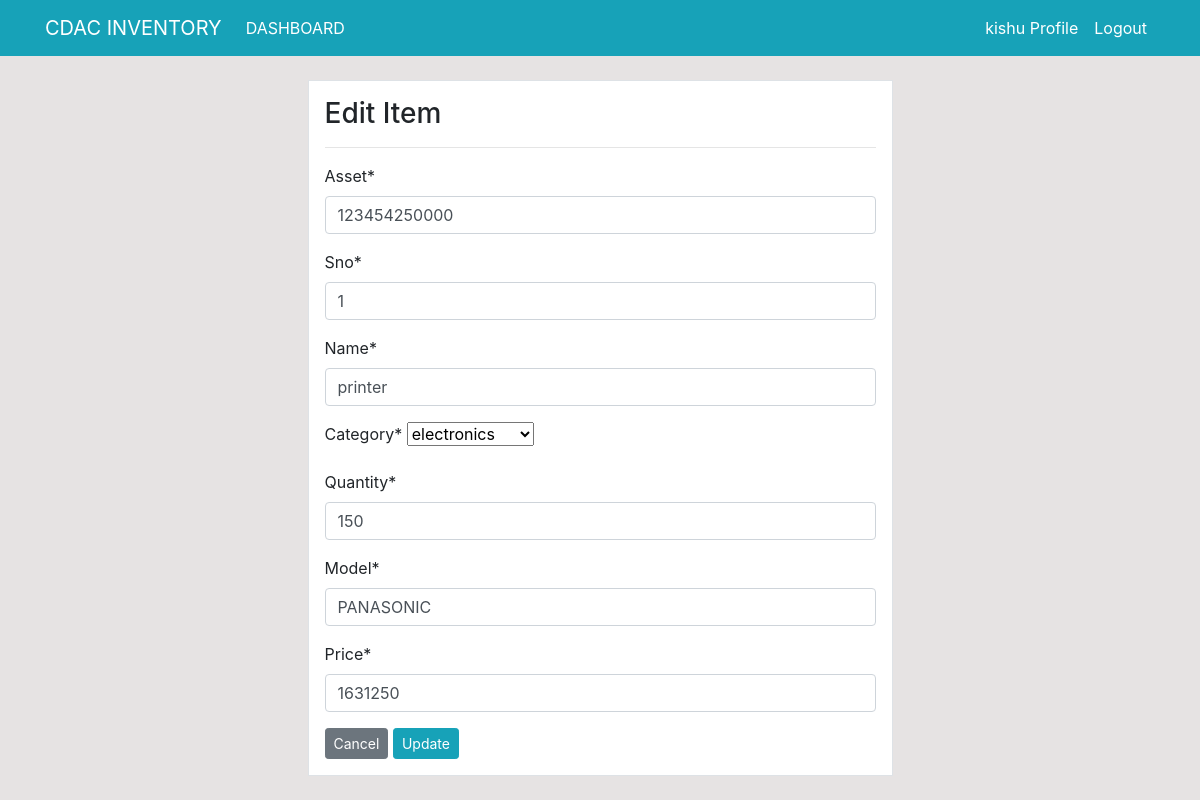
Screenshot of /product/update/24/ (signed in) with the database file from the repository.
### dashboard/models.py (models this page shows, shortened)
class Product(models.Model):
    asset=models.CharField(max_length=30,null=True)
    sno=models.CharField(max_length=15,null=True)
    name=models.CharField(max_length=100,null=True)
    category=models.CharField(max_length=20,choices=category,null=True)
    quantity=models.PositiveIntegerField(null=True)
    model=models.CharField(max_length=300,null=True)
    qr_code = models.ImageField(upload_to='qr_codes/', blank=True, null=True)
    price=models.CharField(max_length=20, default='Rs 0')
    class Meta:
        verbose_name_plural='Product'

### dashboard/views.py (the view)
# urls.py: path('product/update/<int:pk>/',views.product_update,name='dashboard-product-update'),
@login_required
def product_update(request,pk):
    item=Product.objects.get(id=pk)
    if request.method=='POST':
        form=ProductForm(request.POST,instance=item)
        if form.is_valid():
            form.save()
            return redirect('dashboardproduct')
    else:
        form=ProductForm(instance=item)
    context={
        'form':form
    }
    return render(request,'dashboard/product_update.html',context)

### dashboard/forms.py (shortened to what this page needs)
class ProductForm(forms.ModelForm):
    class Meta:
        model=Product
        fields=['asset','sno','name','category','quantity','model','price']

### template/dashboard/product_update.html (shortened to what this page needs)
{% extends 'partials/base.html' %}
{% load crispy_forms_tags %}
{% block content %}
<div class="row my-4">
    <div class="col-md-6 offset-md-3">
        <div class="border p-3 bg-white">
            <h3>Edit Item</h3>
            <hr>
            <form method="POST">
                {{ form|crispy }}
                <a class="btn btn-secondary btn-sm" href="{% url 'dashboardproduct' %}">Cancel</a>
                <input class="btn btn-info btn-sm" type="submit" value="Update">
            </form>
        </div>
    </div>
</div>
{% endblock %}

### template/partials/nav.html (shortened to what this page needs)
<nav class="navbar navbar-expand-lg navbar-info bg-info">
    {% if user.is_authenticated %}
    <div class="container">
        <a class="navbar-brand text-white" href="{% url 'dashboardindex'%}">CDAC INVENTORY</a>
        <div class="collapse navbar-collapse" id="navbarSupportedContent">
            <ul class="navbar-nav mr-auto">
                <li class="nav-item active">
                    <a class="nav-link text-white" href="{% url 'dashboardindex'%}">DASHBOARD </a>
                </li>
            </ul>
            <ul class="navbar-nav ml-auto">
                <li class="nav-item active">
                    <a class="nav-link text-white" href="{% url 'user-profile' %}">{{ user.username }} Profile </a>
                </li>
                <li class="nav-item">
                    <a class="nav-link text-white" href="{% url 'user-logout' %}">Logout</a>
                </li>
            </ul>
            {% endif %}
        </div>
    </div>
</nav>

### static/style.css (style rules this page uses)
body { background: rgb(230, 227, 227); }

### rows the page displays
Product: asset "123454250000", sno "1", name "printer", category "electronics", quantity "150", model "PANASONIC", price "1631250"

### other values shown
{{ user.username }} "kishu"
